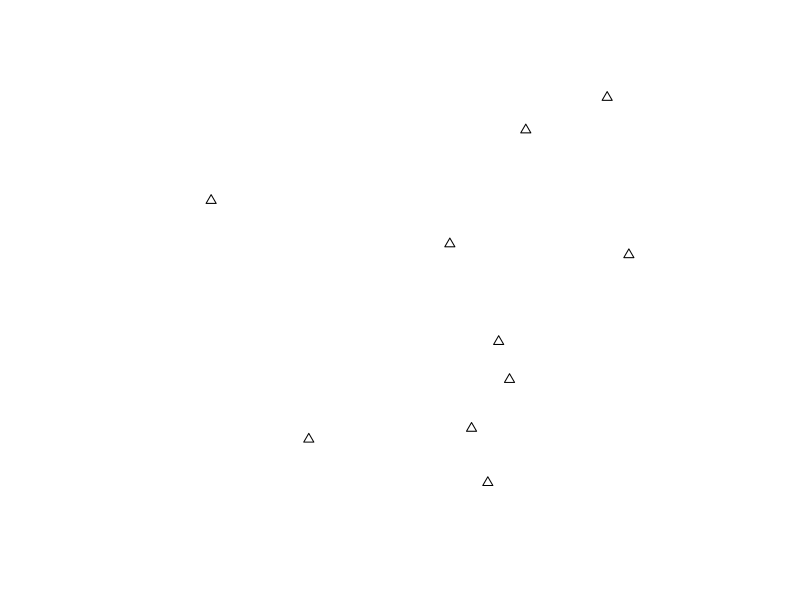
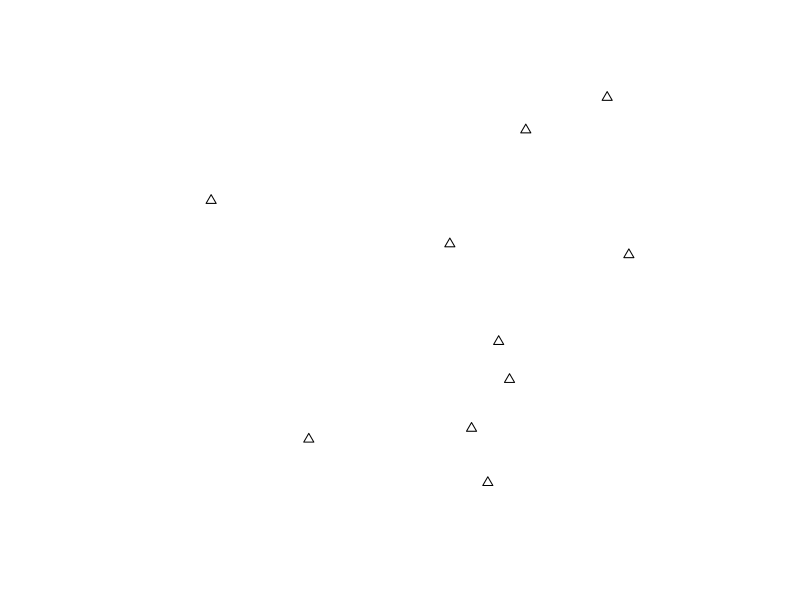
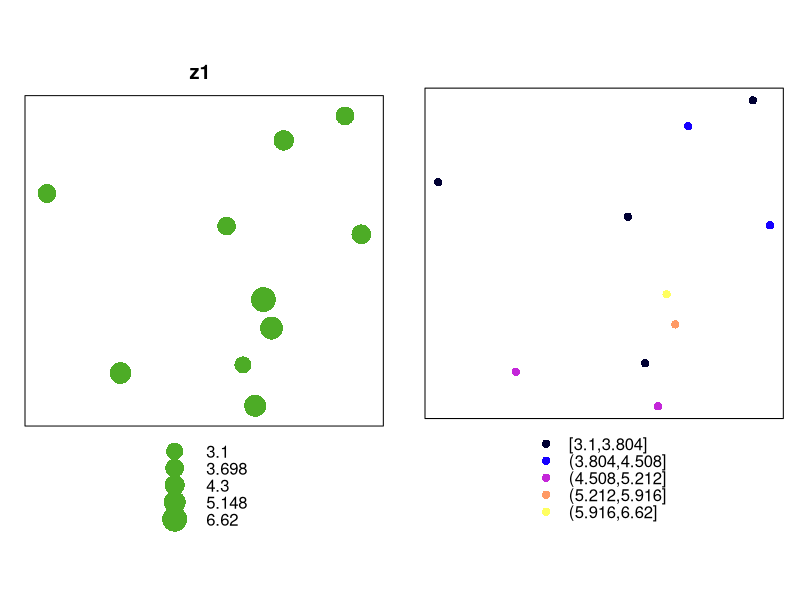
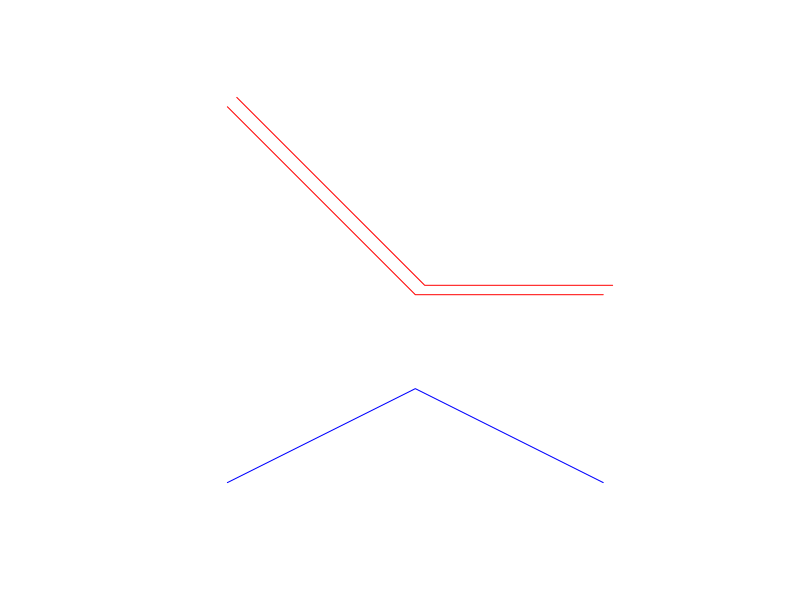
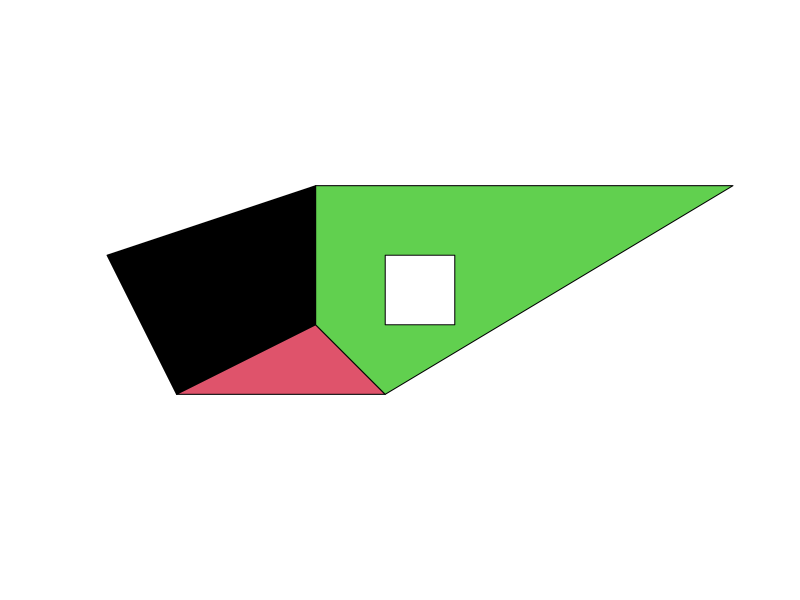
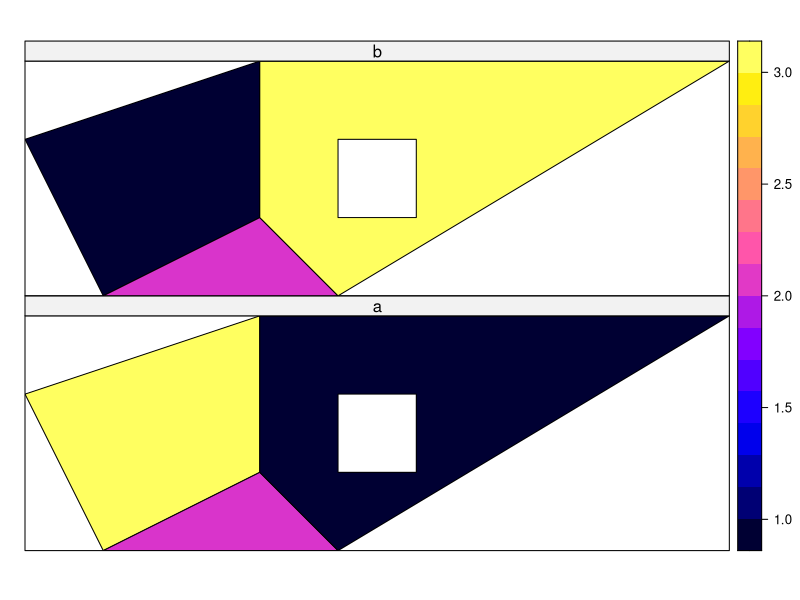
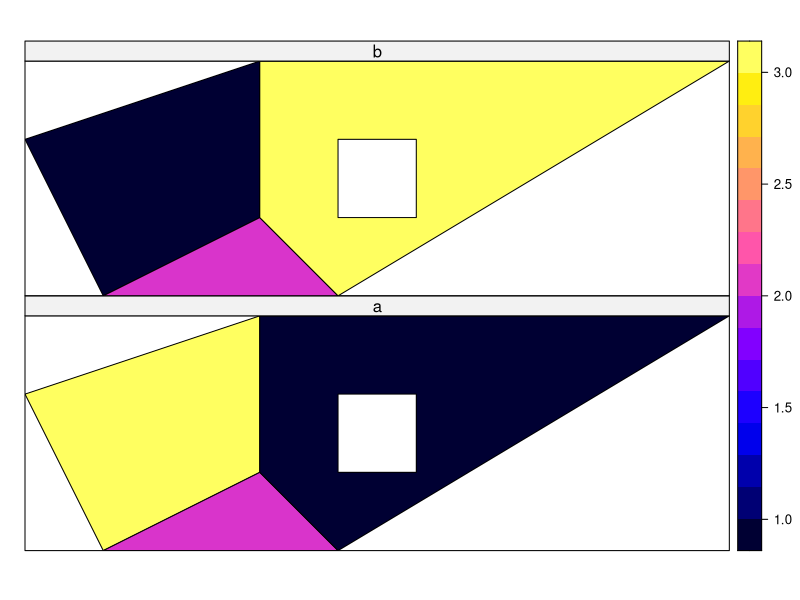

Generate these figures, in order, with R:
### R code from vignette source 'intro_sp.Rnw'

###################################################
### code chunk number 1: intro_sp.Rnw:76-77
###################################################
library(sp)


###################################################
### code chunk number 2: intro_sp.Rnw:80-82
###################################################
set.seed(13331)
# library(lattice)


###################################################
### code chunk number 3: intro_sp.Rnw:186-190
###################################################
xc = round(runif(10), 2)
yc = round(runif(10), 2)
xy = cbind(xc, yc)
xy


###################################################
### code chunk number 4: intro_sp.Rnw:195-198
###################################################
xy.sp = SpatialPoints(xy)
xy.sp
plot(xy.sp, pch = 2)


###################################################
### code chunk number 5: intro_sp.Rnw:204-205
###################################################
plot(xy.sp, pch = 2)


###################################################
### code chunk number 6: intro_sp.Rnw:213-216
###################################################
xy.cc = coordinates(xy.sp)
class(xy.cc)
dim(xy.cc)


###################################################
### code chunk number 7: intro_sp.Rnw:220-227
###################################################
bbox(xy.sp)
dimensions(xy.sp)
xy.sp[1:2]
xy.df = as.data.frame(xy.sp)
class(xy.df)
dim(xy.df)
summary(xy.sp)


###################################################
### code chunk number 8: intro_sp.Rnw:235-249
###################################################
df = data.frame(z1 = round(5 + rnorm(10), 2), z2 = 20:29)
df
xy.spdf = SpatialPointsDataFrame(xy.sp, df)
xy.spdf
summary(xy.spdf)
dimensions(xy.spdf)
xy.spdf[1:2, ] # selects row 1 and 2
xy.spdf[1] # selects attribute column 1, along with the coordinates
xy.spdf[1:2, "z2"] # select row 1,2 and attribute "z2"
xy.df = as.data.frame(xy.spdf)
xy.df[1:2,]
xy.cc = coordinates(xy.spdf)
class(xy.cc)
dim(xy.cc)


###################################################
### code chunk number 9: intro_sp.Rnw:260-263
###################################################
df1 = data.frame(xy, df)
coordinates(df1) = c("xc", "yc")
df1


###################################################
### code chunk number 10: intro_sp.Rnw:266-270
###################################################
df2 = data.frame(xy, df)
coordinates(df2) = ~xc+yc
df2[1:2,]
as.data.frame(df2)[1:2,]


###################################################
### code chunk number 11: intro_sp.Rnw:278-279
###################################################
coordinates(df2)[1:2,]


###################################################
### code chunk number 12: intro_sp.Rnw:283-287
###################################################
df2[["z2"]]
df2[["z2"]][10] = 20
df2[["z3"]] = 1:10
summary(df2)


###################################################
### code chunk number 13: intro_sp.Rnw:291-293 (eval = FALSE)
###################################################
## bubble(df2, "z1", key.space = "bottom")
## spplot(df2, "z1", key.space = "bottom")


###################################################
### code chunk number 14: intro_sp.Rnw:299-301
###################################################
print(bubble(df2, "z1", key.space = "bottom"), split = c(1,1,2,1), more=TRUE)
print(spplot(df2, "z1", key.space = "bottom"), split =  c(2,1,2,1), more=FALSE)


###################################################
### code chunk number 15: intro_sp.Rnw:320-323
###################################################
gt = GridTopology(cellcentre.offset = c(1,1,2), cellsize=c(1,1,1), cells.dim = c(3,4,6))
grd = SpatialGrid(gt)
summary(grd)


###################################################
### code chunk number 16: intro_sp.Rnw:327-328
###################################################
gridparameters(grd)


###################################################
### code chunk number 17: intro_sp.Rnw:334-339
###################################################
pts = expand.grid(x = 1:3, y = 1:4, z=2:7)
grd.pts = SpatialPixels(SpatialPoints(pts))
summary(grd.pts)
grd = as(grd.pts, "SpatialGrid")
summary(grd)


###################################################
### code chunk number 18: intro_sp.Rnw:351-358
###################################################
attr = expand.grid(xc = 1:3, yc = 1:3)
grd.attr = data.frame(attr, z1 = 1:9, z2 = 9:1)
coordinates(grd.attr) = ~xc+yc
gridded(grd.attr)
gridded(grd.attr) = TRUE
gridded(grd.attr)
summary(grd.attr)


###################################################
### code chunk number 19: intro_sp.Rnw:370-377
###################################################
fullgrid(grd)
fullgrid(grd.pts)
fullgrid(grd.attr)
fullgrid(grd.pts) = TRUE
fullgrid(grd.attr) = TRUE
fullgrid(grd.pts)
fullgrid(grd.attr)


###################################################
### code chunk number 20: intro_sp.Rnw:411-415
###################################################
fullgrid(grd.attr) = FALSE
grd.attr[1:5, "z1"]
fullgrid(grd.attr) = TRUE
grd.attr[1:2,-2, c("z2","z1")]


###################################################
### code chunk number 21: intro_sp.Rnw:426-437
###################################################
l1 = cbind(c(1,2,3),c(3,2,2))
l1a = cbind(l1[,1]+.05,l1[,2]+.05)
l2 = cbind(c(1,2,3),c(1,1.5,1))
Sl1 = Line(l1)
Sl1a = Line(l1a)
Sl2 = Line(l2)
S1 = Lines(list(Sl1, Sl1a), ID="a")
S2 = Lines(list(Sl2), ID="b")
Sl = SpatialLines(list(S1,S2))
summary(Sl)
plot(Sl, col = c("red", "blue"))


###################################################
### code chunk number 22: intro_sp.Rnw:445-448
###################################################
df = data.frame(z = c(1,2), row.names=sapply(slot(Sl, "lines"), function(x) slot(x, "ID")))
Sldf = SpatialLinesDataFrame(Sl, data = df)
summary(Sldf)


###################################################
### code chunk number 23: intro_sp.Rnw:460-471
###################################################
Sr1 = Polygon(cbind(c(2,4,4,1,2),c(2,3,5,4,2)))
Sr2 = Polygon(cbind(c(5,4,2,5),c(2,3,2,2)))
Sr3 = Polygon(cbind(c(4,4,5,10,4),c(5,3,2,5,5)))
Sr4 = Polygon(cbind(c(5,6,6,5,5),c(4,4,3,3,4)), hole = TRUE)

Srs1 = Polygons(list(Sr1), "s1")
Srs2 = Polygons(list(Sr2), "s2")
Srs3 = Polygons(list(Sr3, Sr4), "s3/4")
SpP = SpatialPolygons(list(Srs1,Srs2,Srs3), 1:3)
plot(SpP, col = 1:3, pbg="white")
# plot(SpP)


###################################################
### code chunk number 24: intro_sp.Rnw:478-482
###################################################
attr = data.frame(a=1:3, b=3:1, row.names=c("s3/4", "s2", "s1"))
SrDf = SpatialPolygonsDataFrame(SpP, attr)
as(SrDf, "data.frame")
spplot(SrDf)


###################################################
### code chunk number 25: intro_sp.Rnw:485-486
###################################################
print(spplot(SrDf))


###################################################
### code chunk number 26: intro_sp.Rnw:490-492
###################################################
SrDf = attr
polygons(SrDf) = SpP
